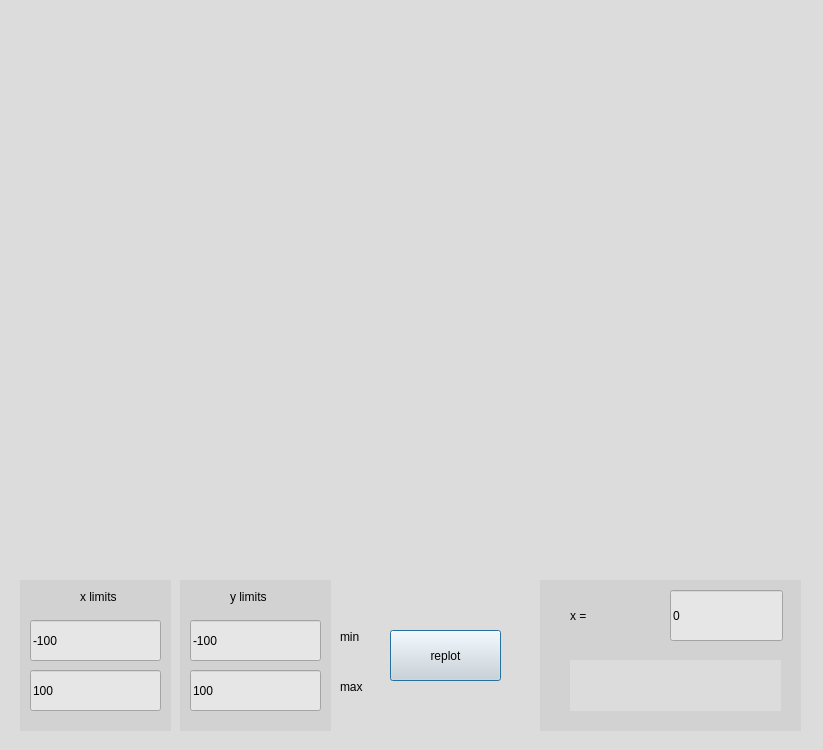
<?xml version="1.0" encoding="UTF-8"?>
<ui version="4.0">
 <class>graph</class>
 <widget class="QDialog" name="graph">
  <property name="geometry">
   <rect>
    <x>0</x>
    <y>0</y>
    <width>823</width>
    <height>750</height>
   </rect>
  </property>
  <property name="palette">
   <palette>
    <active>
     <colorrole role="Button">
      <brush brushstyle="SolidPattern">
       <color alpha="255">
        <red>220</red>
        <green>220</green>
        <blue>220</blue>
       </color>
      </brush>
     </colorrole>
     <colorrole role="Base">
      <brush brushstyle="SolidPattern">
       <color alpha="255">
        <red>220</red>
        <green>220</green>
        <blue>220</blue>
       </color>
      </brush>
     </colorrole>
     <colorrole role="Window">
      <brush brushstyle="SolidPattern">
       <color alpha="255">
        <red>220</red>
        <green>220</green>
        <blue>220</blue>
       </color>
      </brush>
     </colorrole>
    </active>
    <inactive>
     <colorrole role="Button">
      <brush brushstyle="SolidPattern">
       <color alpha="255">
        <red>220</red>
        <green>220</green>
        <blue>220</blue>
       </color>
      </brush>
     </colorrole>
     <colorrole role="Base">
      <brush brushstyle="SolidPattern">
       <color alpha="255">
        <red>220</red>
        <green>220</green>
        <blue>220</blue>
       </color>
      </brush>
     </colorrole>
     <colorrole role="Window">
      <brush brushstyle="SolidPattern">
       <color alpha="255">
        <red>220</red>
        <green>220</green>
        <blue>220</blue>
       </color>
      </brush>
     </colorrole>
    </inactive>
    <disabled>
     <colorrole role="Button">
      <brush brushstyle="SolidPattern">
       <color alpha="255">
        <red>220</red>
        <green>220</green>
        <blue>220</blue>
       </color>
      </brush>
     </colorrole>
     <colorrole role="Base">
      <brush brushstyle="SolidPattern">
       <color alpha="255">
        <red>220</red>
        <green>220</green>
        <blue>220</blue>
       </color>
      </brush>
     </colorrole>
     <colorrole role="Window">
      <brush brushstyle="SolidPattern">
       <color alpha="255">
        <red>220</red>
        <green>220</green>
        <blue>220</blue>
       </color>
      </brush>
     </colorrole>
    </disabled>
   </palette>
  </property>
  <property name="windowTitle">
   <string>Form</string>
  </property>
  <property name="windowOpacity">
   <double>-2.000000000000000</double>
  </property>
  <property name="styleSheet">
   <string notr="true">background-color: rgb(220, 220, 220)</string>
  </property>
  <widget class="QCustomPlot" name="widget" native="true">
   <property name="geometry">
    <rect>
     <x>10</x>
     <y>10</y>
     <width>791</width>
     <height>551</height>
    </rect>
   </property>
   <widget class="QLabel" name="errors">
    <property name="geometry">
     <rect>
      <x>150</x>
      <y>220</y>
      <width>461</width>
      <height>121</height>
     </rect>
    </property>
    <property name="styleSheet">
     <string notr="true">background-color: rgba(255, 255, 255, 0)</string>
    </property>
    <property name="text">
     <string/>
    </property>
   </widget>
  </widget>
  <widget class="QLabel" name="graph_error">
   <property name="geometry">
    <rect>
     <x>540</x>
     <y>580</y>
     <width>261</width>
     <height>151</height>
    </rect>
   </property>
   <property name="styleSheet">
    <string notr="true">background-color: rgb(210, 210, 210)</string>
   </property>
   <property name="text">
    <string/>
   </property>
  </widget>
  <widget class="QWidget" name="widget_2" native="true">
   <property name="geometry">
    <rect>
     <x>20</x>
     <y>580</y>
     <width>151</width>
     <height>151</height>
    </rect>
   </property>
   <property name="styleSheet">
    <string notr="true">background-color: rgb(210, 210, 210)</string>
   </property>
   <widget class="QLabel" name="label">
    <property name="geometry">
     <rect>
      <x>60</x>
      <y>10</y>
      <width>57</width>
      <height>14</height>
     </rect>
    </property>
    <property name="text">
     <string>x limits</string>
    </property>
   </widget>
   <widget class="QLineEdit" name="xmin">
    <property name="geometry">
     <rect>
      <x>10</x>
      <y>40</y>
      <width>131</width>
      <height>41</height>
     </rect>
    </property>
    <property name="styleSheet">
     <string notr="true">background-color: rgb(230, 230, 230)</string>
    </property>
    <property name="text">
     <string>-100</string>
    </property>
   </widget>
   <widget class="QLineEdit" name="xmax">
    <property name="geometry">
     <rect>
      <x>10</x>
      <y>90</y>
      <width>131</width>
      <height>41</height>
     </rect>
    </property>
    <property name="styleSheet">
     <string notr="true">background-color: rgb(230, 230, 230)</string>
    </property>
    <property name="text">
     <string>100</string>
    </property>
   </widget>
  </widget>
  <widget class="QWidget" name="widget_3" native="true">
   <property name="geometry">
    <rect>
     <x>180</x>
     <y>580</y>
     <width>151</width>
     <height>151</height>
    </rect>
   </property>
   <property name="styleSheet">
    <string notr="true">background-color: rgb(210, 210, 210)</string>
   </property>
   <widget class="QLabel" name="label_2">
    <property name="geometry">
     <rect>
      <x>50</x>
      <y>10</y>
      <width>57</width>
      <height>14</height>
     </rect>
    </property>
    <property name="text">
     <string>y limits</string>
    </property>
   </widget>
   <widget class="QLineEdit" name="ymin">
    <property name="geometry">
     <rect>
      <x>10</x>
      <y>40</y>
      <width>131</width>
      <height>41</height>
     </rect>
    </property>
    <property name="styleSheet">
     <string notr="true">background-color: rgb(230, 230, 230)</string>
    </property>
    <property name="text">
     <string>-100</string>
    </property>
   </widget>
   <widget class="QLineEdit" name="ymax">
    <property name="geometry">
     <rect>
      <x>10</x>
      <y>90</y>
      <width>131</width>
      <height>41</height>
     </rect>
    </property>
    <property name="styleSheet">
     <string notr="true">background-color: rgb(230, 230, 230)</string>
    </property>
    <property name="text">
     <string>100</string>
    </property>
   </widget>
  </widget>
  <widget class="QLabel" name="label_3">
   <property name="geometry">
    <rect>
     <x>340</x>
     <y>630</y>
     <width>57</width>
     <height>14</height>
    </rect>
   </property>
   <property name="text">
    <string>min</string>
   </property>
  </widget>
  <widget class="QLabel" name="label_4">
   <property name="geometry">
    <rect>
     <x>340</x>
     <y>680</y>
     <width>57</width>
     <height>14</height>
    </rect>
   </property>
   <property name="text">
    <string>max</string>
   </property>
  </widget>
  <widget class="QLabel" name="result">
   <property name="geometry">
    <rect>
     <x>570</x>
     <y>660</y>
     <width>211</width>
     <height>51</height>
    </rect>
   </property>
   <property name="text">
    <string/>
   </property>
  </widget>
  <widget class="QLabel" name="label_7">
   <property name="geometry">
    <rect>
     <x>570</x>
     <y>590</y>
     <width>81</width>
     <height>51</height>
    </rect>
   </property>
   <property name="styleSheet">
    <string notr="true">background-color: rgb(210, 210, 210)</string>
   </property>
   <property name="text">
    <string>x =</string>
   </property>
  </widget>
  <widget class="QLineEdit" name="inputx">
   <property name="geometry">
    <rect>
     <x>670</x>
     <y>590</y>
     <width>113</width>
     <height>51</height>
    </rect>
   </property>
   <property name="styleSheet">
    <string notr="true">background-color: rgb(230, 230, 230)</string>
   </property>
   <property name="text">
    <string>0</string>
   </property>
  </widget>
  <widget class="QPushButton" name="replotting">
   <property name="geometry">
    <rect>
     <x>390</x>
     <y>630</y>
     <width>111</width>
     <height>51</height>
    </rect>
   </property>
   <property name="text">
    <string>replot</string>
   </property>
  </widget>
 </widget>
 <customwidgets>
  <customwidget>
   <class>QCustomPlot</class>
   <extends>QWidget</extends>
   <header>view/qcustomplot.h</header>
   <container>1</container>
  </customwidget>
 </customwidgets>
 <resources/>
 <connections/>
</ui>
